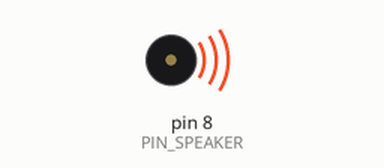
Simulated run of this sketch. Board: Arduino Uno, built with avr-gcc and run on an emulated ATmega328P. Shown: buzzer (waves = sounding).

Above: at 0.3 s.
At 3.0 s:
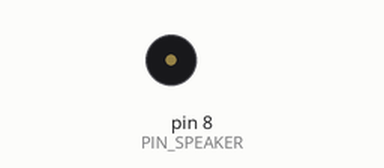
Timing chart, 0 to 7.2 s (numbered marks = the images above):
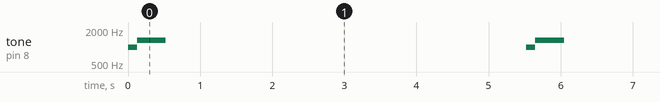

Measured:
- by itself, tone on pin 8 (PIN_SPEAKER): repeats every 5.5 s: 1319 Hz 0.40 s, silent 5.0 s, 988 Hz 0.13 s

The sketch:

speaker_test.ino
```cpp
const int NOTE_B = 988;
const int NOTE_E = 1319;
const int PIN_SPEAKER = 8;

int coinNotes[] = { NOTE_B, NOTE_E };
int coinNoteDurations[] = { 125, 400 };
int numCoinNotes = sizeof(coinNotes) / sizeof(coinNotes[0]);

void setup() {
  pinMode(PIN_SPEAKER, OUTPUT);
}

void loop() {
  for (int i = 0; i < numCoinNotes; i++) {
    tone(PIN_SPEAKER, coinNotes[i]);
    delay(coinNoteDurations[i]);
    noTone(8);
  }
  delay(5000);
}
```
